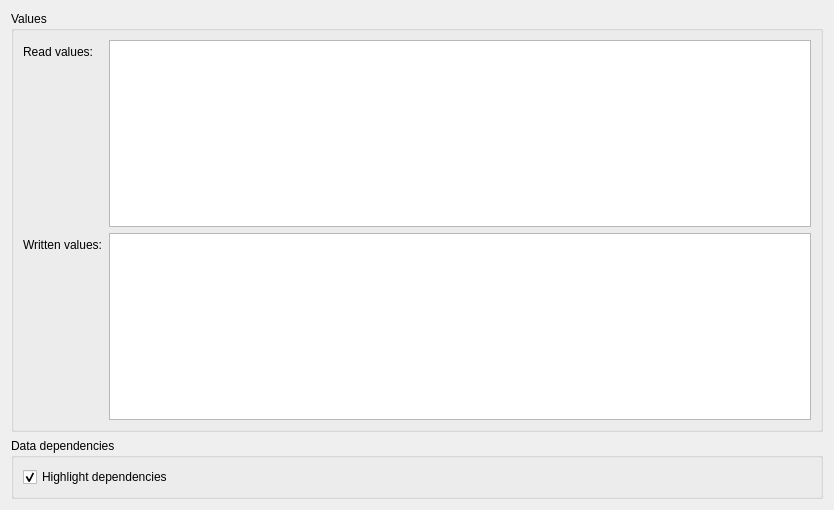
<?xml version="1.0" encoding="UTF-8"?>
<ui version="4.0">
 <class>InstructionInfoDock</class>
 <widget class="QWidget" name="InstructionInfoDock">
  <property name="geometry">
   <rect>
    <x>0</x>
    <y>0</y>
    <width>834</width>
    <height>510</height>
   </rect>
  </property>
  <property name="windowTitle">
   <string>Form</string>
  </property>
  <layout class="QVBoxLayout" name="verticalLayout">
   <item>
    <widget class="QGroupBox" name="groupBox">
     <property name="title">
      <string>Values</string>
     </property>
     <layout class="QFormLayout" name="formLayout">
      <item row="0" column="0">
       <widget class="QLabel" name="label">
        <property name="text">
         <string>Read values:</string>
        </property>
       </widget>
      </item>
      <item row="1" column="0">
       <widget class="QLabel" name="label_2">
        <property name="text">
         <string>Written values:</string>
        </property>
       </widget>
      </item>
      <item row="0" column="1">
       <widget class="QTableWidget" name="read_values_tablewidget">
        <property name="editTriggers">
         <set>QAbstractItemView::NoEditTriggers</set>
        </property>
        <property name="selectionMode">
         <enum>QAbstractItemView::NoSelection</enum>
        </property>
        <property name="selectionBehavior">
         <enum>QAbstractItemView::SelectRows</enum>
        </property>
        <property name="sortingEnabled">
         <bool>true</bool>
        </property>
       </widget>
      </item>
      <item row="1" column="1">
       <widget class="QTableWidget" name="written_values_tablewidget">
        <property name="editTriggers">
         <set>QAbstractItemView::NoEditTriggers</set>
        </property>
        <property name="selectionMode">
         <enum>QAbstractItemView::NoSelection</enum>
        </property>
        <property name="selectionBehavior">
         <enum>QAbstractItemView::SelectRows</enum>
        </property>
        <property name="sortingEnabled">
         <bool>true</bool>
        </property>
       </widget>
      </item>
     </layout>
    </widget>
   </item>
   <item>
    <widget class="QGroupBox" name="groupBox_2">
     <property name="title">
      <string>Data dependencies</string>
     </property>
     <layout class="QHBoxLayout" name="horizontalLayout">
      <item>
       <widget class="QCheckBox" name="highlight_deps_checkbox">
        <property name="text">
         <string>Highlight dependencies</string>
        </property>
        <property name="checked">
         <bool>true</bool>
        </property>
       </widget>
      </item>
     </layout>
    </widget>
   </item>
  </layout>
 </widget>
 <resources/>
 <connections/>
</ui>
